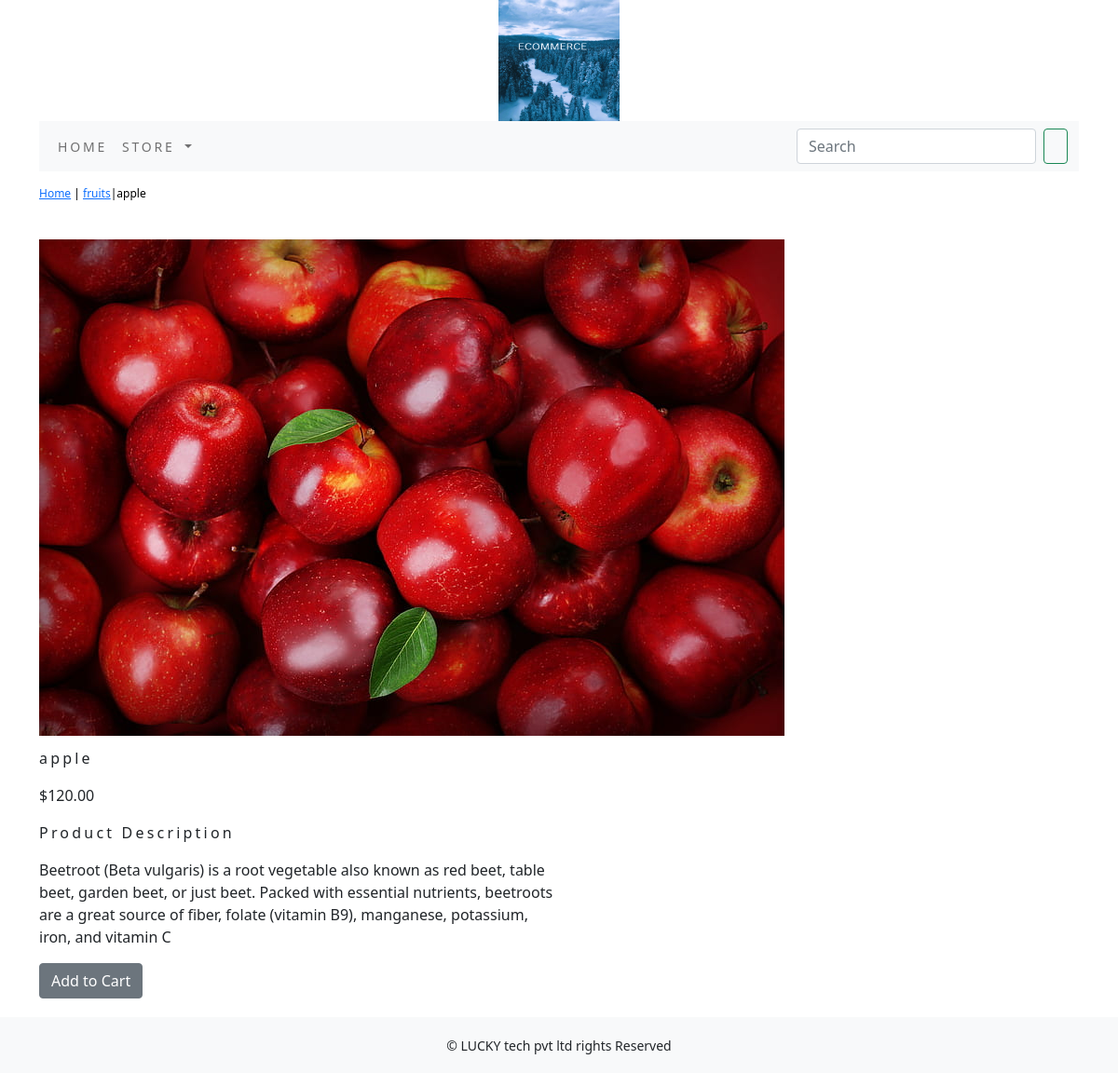
/store/fruits/apple/, run on the app's committed database.
### store/models.py (models this page shows, shortened)
class Product(models.Model):
    name=models.CharField(max_length=250,unique=True)
    slug=models.SlugField(max_length=250,unique=True)
    description=models.TextField(blank=True)
    price=models.DecimalField(max_digits=10,decimal_places=2)
    category=models.ForeignKey(Category,on_delete=models.CASCADE)
    image=models.ImageField(upload_to='product',blank=True)
    stock=models.IntegerField()
    available=models.BooleanField(default=True)
    created=models.DateTimeField(auto_now_add=True)
    updated=models.DateTimeField(auto_now_add=True)
    class Meta:
        ordering = ('name',)
        verbose_name = 'product'
        verbose_name_plural = 'products'

class Category(models.Model):
    name=models.CharField(max_length=250,unique=True)
    slug=models.SlugField(max_length=250,unique=True)
    description=models.TextField(blank=True)
    image=models.ImageField(upload_to='category',blank=True)
    class Meta:
        ordering=('name',)
        verbose_name='category'
        verbose_name_plural='categories'
    def get_url(self):
        return reverse('store:products_by_category',args=[self.slug])
    def __str__(self):
        return '{}'.format(self.name)

### store/views.py (the view)
# urls.py: path('<slug:c_slug>/<slug:product_slug>/', views.proDetail, name='prodCatdetail'),
def proDetail(request,c_slug,product_slug):
    try:
        product=Product.objects.get(category__slug=c_slug,slug=product_slug)
    except Exception as e:
        raise e
    return render(request,'product.html',{'product':product})

### cart/context_processors.py (called while the page is built)
def counter(request):
    item_count=0
    if 'admin' in request.path:
         return {}
    else:
        try:
            cart=Cart.objects.filter(cart_id=_cart_id(request))
            car_items=CartItem.objects.all().filter(cart=cart[:1])
            for cart_items in car_items:
                  item_count += cart_items.quantity
        except Cart.DoesNotExist:
            item_count =0
    return  dict(item_count=item_count)

### cart/views.py (called while the page is built)
def _cart_id(request):
    cart=request.session.session_key
    if not cart:
        cart=request.session.create()
    return cart

### store/context_processors.py (called while the page is built)
def menu_links(request):
    links=Category.objects.all()
    return dict(links=links)

### templates/product.html (shortened to what this page needs)
{% extends 'base.html' %}
{% load static %}
{% block content %}
<div class="row my_prod_row_class">
    <div class="mx_auto">
        <p> <a href="{% url 'store:allProdCat' %}">Home</a> | <a href ="{{product.category.get_url}}">{{product.category}}</a>|{{product.name}} </p>
    </div>
<div class="container">
<br>
<div class="row">
    <div class="col-12 col-sm-12 col-md-12 col-lg-6 text-center">
        <div style="min-width:18rem">
            <img src="{{product.image.url}}" alt="{{product.name}}">
        </div>
    </div>
</div>
     <div class="col-12 col-sm-12 col-md-12 col-lg-6">
         <div>
        <h1 class="my_prod_title">{{product.name}}</h1>
        <p>${{product.price}}</p>
        <p class="my_title">Product Description</p>
        <p class="text-justify my_rod_text">{{product.description}}</p>
        {% if product.stock <= 0 %}
        <p class="text-justify my_prod_text"><b> Out of stock </b></p>
        {% else %}
        <a class="btn btn-secondary" href="{% url 'cart:add_cart' product.id %}">Add to Cart</a>
        {% endif %}
</div>
    </div>
</div>
</div>
{% endblock %}

### templates/base.html (shortened to what this page needs)
{% load static %}
<!DOCTYPE html>
<html lang="en">
<head>
   <link rel="stylesheet" href="{% static 'css/custom.css' %}">
    <link href="{% static 'css/bootstrap.min.css' %}" rel="stylesheet">
</head>
<body>
<div class="container">
{% include 'header.html' %}
{% include 'navbar.html' %}
{% block content %}
{% endblock %}
</div>
{% include 'footer.html' %}
</body>
</html>

### templates/header.html
{% load static %}
<header>
    <center>
        <a href="{% url 'store:allProdCat' %}"></a> <img src="{% static 'img/logo.png' %}" alt="logimage" width="130px" height="130px" >
    </center>
</header>

### templates/navbar.html (shortened to what this page needs)
<nav class="navbar navbar-expand-lg navbar-light bg-light">
  <div class="container-fluid">
    <div class="collapse navbar-collapse" id="navbarSupportedContent">
      <ul class="navbar-nav me-auto mb-2 mb-lg-0">
          <li class="nav-item">
          <a class="nav-link" href="#">Home</a>
        </li>
        <li class="nav-item dropdown  {% if 'store' in request.path %} active {% endif %}">
          <a class="nav-link dropdown-toggle" href="#" id="navbarDropdown" role="button" data-bs-toggle="dropdown" aria-expanded="false">
            Store
          </a>
        </li>
      </ul>
      <form class="d-flex" action="{% url 'search_app:SearchResult' %}" method="get">
        <input class="form-control me-2" type="search" placeholder="Search" name="q" aria-label="Search">
        <button class="btn btn-outline-success" type="submit"></button>
      </form>
    </div>
  </div>
</nav>

### templates/footer.html
<div class="footer navbar-fixed-bottom my_footer">
    <p class="text-center">&copy; LUCKY tech pvt ltd rights Reserved</p>
</div>

### static/css/custom.css (style rules this page uses)
body { font-family: 'Roboto', sans-serif; }
.nav-item { letter-spacing : .2em; font-size : 14px; text-transform : uppercase; }
.my_footer { background-color:#f8f9fa; height:60px; }
.my_footer p { padding-top:20px; font-size:14px; }
.my_title { font-size:16px; text_transform:uppercase; letter-spacing:.2em; }
.my_prod_row_class { padding-top:15px; padding-bottom:20px; }
.my_prod_row_class .mx_auto { color:#000; font-size:12px; text-decoration:none; }
.my_prod_title { font-size:16px; text_transform:uppercase; letter-spacing:.2em; padding-top:15px; padding-bottom:10px; }

### data on the page
Product: category "fruits", name "apple", image (picture), price "120.00", description "Beetroot (Beta vulgaris) is a root vegetable also known as red beet, table beet, garden beet, or just beet. Packed with essential nutrients, beetroots are a great source of fiber, folate (vitamin B9), manganese, potassium, iron, and vitamin C"
